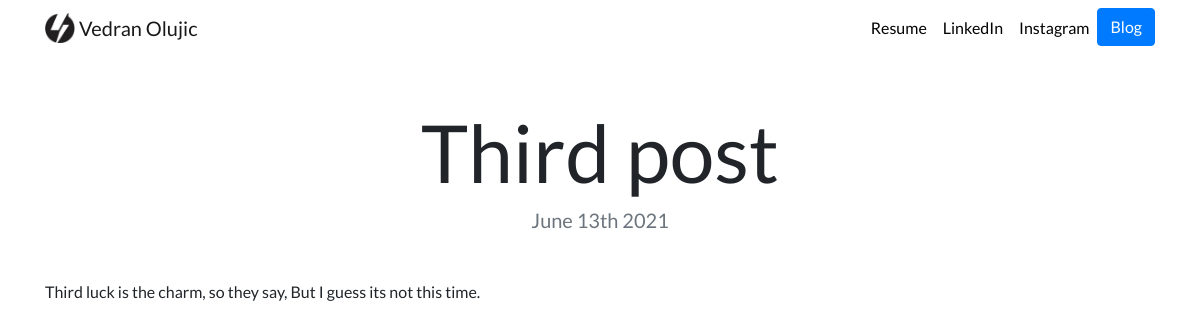
Page /blog/3/ on the committed database.
### blog/models.py (models this page shows, shortened)
class Blog (models.Model):
    title = models.CharField(max_length = 200)
    description = models.TextField()
    date = models.DateField()

### blog/views.py (the view)
# urls.py: path('<int:blog_id>/', views.detail, name='detail'),
def detail (request, blog_id):
    blog = get_object_or_404(Blog, pk= blog_id)
    return render(request, 'blog/detail.html', {'blog': blog})

### blog/templates/blog/detail.html
{% extends "portfolio/base.html" %}
{% load static %}
{% block content %}
<h1 class="text-center mt-5" id="blogdetailtitle">{{ blog.title }}</h1>
<h5 class="text-center text-muted mb-5">{{ blog.date|date:'F jS Y' }}</h5>
{{ blog.description|safe }}
{% endblock %}

### portfolio/static/portfolio/custom.css (style rules this page uses)
body { font-family: 'Lato', sans-serif; }
@media (min-width: 992px) { #blogdetailtitle { font-size: 5rem; } }

### rows in the picture
Blog: title "Third post", date "June 13th 2021", description "Third luck is the charm, so they say, But I guess its not this time."
